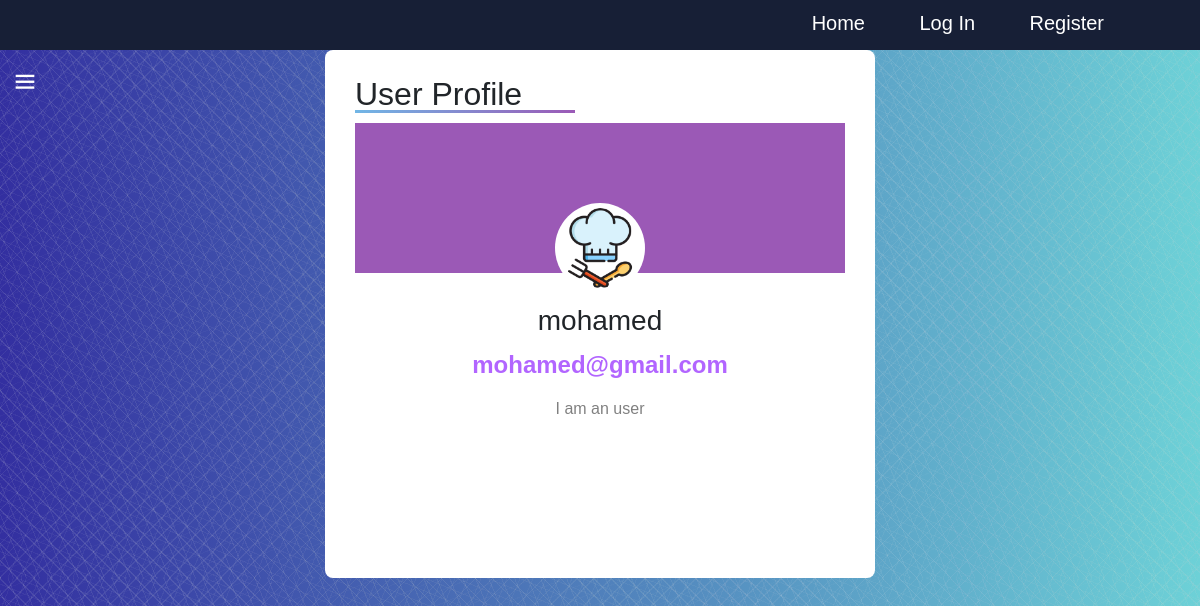
/accounts/show_profile/6, run on an earlier commit of the app's database.
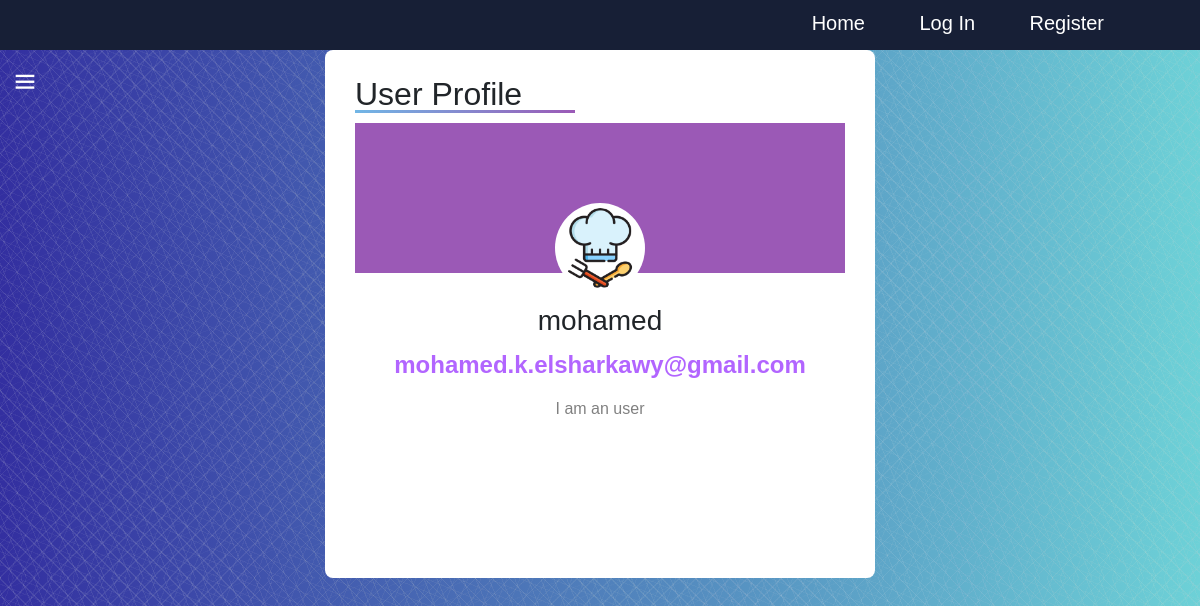
And on a later commit of the database.
### account/models.py (models this page shows, shortened)
class CustomUser(models.Model):
    user = models.OneToOneField(User, on_delete=models.CASCADE, related_name='profile')
    picture = models.ImageField(upload_to='images/', default='/images/default.png')
    bio = models.TextField(default='I am user')
    @classmethod
    def get_profile_id(cls, id):
        return get_object_or_404(cls, pk=id)

### account/views.py (the view)
# urls.py: path('show_profile/<int:id>', show_profile, name='account.show_profile'),
def show_profile(request, id):
    if request.user == CustomUser.get_profile_id(id).user:
        return user_profile(request)
    profile =  CustomUser.get_profile_id(id)
    return render(request, 'account/show_profile.html', context={'title':profile.user, 'profile':profile})

### categories/context_processors.py (called while the page is built)
def categories_processor(request):
    categories = Category.objects.all()
    print('hi')
    print(categories)
    return {'categories': categories}

### categories/models.py (called while the page is built)
    def get_category_url(self):
        return reverse('category.show', args=[self.id])

    def get_subscribe_url(self):
        return reverse('category.subscribe', args=[self.id])

    def get_subscribers(self):
        return set([sub.user for sub in Subscribe.objects.filter(category=self)])

    def __str__(self) -> str:
        return self.title

### account/templates/account/show_profile.html (shortened to what this page needs)
{% extends "base/base.html" %}
{% load static %}
{% load crispy_forms_tags %}
{% block content %}
<link rel="stylesheet" href="{% static 'account/css/vprofile.css' %}">
<div class="container">
    <div class="title"><h2>User Profile</h2></div>
    <div class="content-section">
        <div class="upper-container">
            <div class="image-container">
                <img src="{{ profile.picture.url }}" alt="">
            </div>
        </div>
        <div class="lower-container">
          <div>
            <h3>{{ profile.user }}</h3>
            <h4>{{ profile.user.email }}</h4>
          </div>
          <div>
            <p> {{profile.bio}} </p>
          </div>
        </div>
    </div>
    {% endblock content %}

### base/templates/base/base.html (shortened to what this page needs)
{% load static %}
<!DOCTYPE html>
<html lang="en">
<head>
    <link href="https://cdn.jsdelivr.net/npm/bootstrap@5.1.3/dist/css/bootstrap.min.css" rel="stylesheet">
    <link rel="stylesheet" href="{% static 'base/css/style.css'%}">
    <link href='https://unpkg.com/boxicons@2.1.4/css/boxicons.min.css' rel='stylesheet'>
    <link rel="stylesheet" href="{% static 'base/css/footer.css'%}">
</head>
<body>
<div class="navbar">
  <nav>
      <ul>
          <li><a href="{% url 'post.show_all'%}">Home</a></li>
          {% if user.is_authenticated %}
            <li><a class="navbar-brand" href="{% url 'account.profile'%}" class="user">{{ user.username }}</a></li>
            <li><a class="navbar-brand" href="{% url 'account.logout' %}">Log Out</a></li>
          {% else %}
            <li><a href="{% url 'C_login'%}">Log In</a></li>
            <li><a href="{% url 'account.register'%}">Register</a></li>
          {% endif%}
      </ul>
  </nav>
</div>
      {% block content %}
      {% endblock content %}
<aside>
  <div class="logo">
      <span class="menu-icon">
          <i class="bx bx-menu"></i>
      </span>
  </div>
</aside>
</body>
</html>

### base/static/base/css/style.css (style rules this page uses)
body { background-image: repeating-linear-gradient(135deg, hsla(264,0%,88%,0.03) 0px, hsla(264,0%,88%,0.03) 1px,transparent 1px, transparent 12px),repeating-linear-gradient(45deg, hsla(264,0%,88%,0.03) 0px, hsla(264,0%,88%,0.03) 1px,transparent 1px, transparent 12px), repeating-linear-gradient(67.5deg, hsla(264,0%,88%,0.03) 0px, hsla(264,0%,88%,0.03) 1px,transparent 1px, transparent 12px),repeating-linear-gradient(135deg, hsla(264,0%,88%,0.03) 0px, hsla(264,0%,88%,0.03) 1px,transparent 1px, transparent 12px), repeating-linear-gradient(45deg, hsla(264,0%,88%,0.03) 0px, hsla(264,0%,88%,0.03) 1px,transparent 1px, transparent 12px), repeating-linear-gradient(112.5deg, hsla(264,0%,88%,0.03) 0px, hsla(264,0%,88%,0.03) 1px,transparent 1px, transparent 12px), repeating-linear-gradient(112.5deg, hsla(264,0%,88%,0.03) 0px, hsla(264,0%,88%,0.03) 1px,transparent 1px, transparent 12px), repeating-linear-gradient(45deg, hsla(264,0%,88%,0.03) 0px, hsla(264,0%,88%,0.03) 1px, transparent 1px, transparent 12px),repeating-linear-gradient(22.5deg, hsla(264,0%,88%,0.03) 0px, hsla(264,0%,88%,0.03) 1px,transparent 1px, transparent 12px),repeating-linear-gradient(45deg, hsla(264,0%,88%,0.03) 0px, hsla(264,0%,88%,0.03) 1px,transparent 1px, transparent 12px),repeating-linear-gradient(22.5deg, hsla(264,0%,88%,0.03) 0px, hsla(264,0%,88%,0.03) 1px,transparent 1px, transparent 12px),repeating-linear-gradient(135deg, hsla(264,0%,88%,0.03) 0px, hsla(264,0%,88%,0.03) 1px,transparent 1px, transparent 12px),repeating-linear-gradient(157.5deg, hsla(264,0%,88%,0.03) 0px, hsla(264,0%,88%,0.03) 1px,transparent 1px, transparent 12px),repeating-linear-gradient(67.5deg, hsla(264,0%,88%,0.03) 0px, hsla(264,0%,88%,0.03) 1px,transparent 1px, transparent 12px),repeating-linear-gradient(67.5deg, hsla(264,0%,88%,0.03) 0px, hsla(264,0%,88%,0.03) 1px,transparent 1px, transparent 12px),linear-gradient(90deg, rgb(51,47,160),rgb(109,209,215)); }
* { padding: 0; margin: 0; box-sizing: border-box; font-family: "Segoe UI"; }
aside { position: fixed; top: 0; left: 0; left: -50px; width: 50px; height: 1000px; padding: 10px; background: #171f36; color: white; transition: 0.5s; }
a { text-decoration: none; color: inherit; display: flex; align-items: center; }
.logo { height: 50px; margin: 0 0 50px 0; position: relative; }
.menu-icon { position: absolute; right: -50px; top: 0; width: 30px; height: 30px; border-radius: 30px; font-size: 20px; padding: 1px 1px 35px 1px; text-align: center; cursor: pointer; margin-top: 50px; }
.logo i { font-size: 28px; margin-right: 5px; }
.logo .menu-icon { font-size: 30px; font-weight: 500; margin-left: 15px; }
li a { position: relative; height: 30px; }
.navbar { height: 12%; display: flex; align-items: center; background: #171f36; height: 50px; }
nav { flex: 1; text-align: right; padding-right: 8%; }
nav ul li { list-style: none; display: inline-block; margin-left: 50px; }
nav ul li a { text-decoration: none; color: #fff; font-size: 20px; }
p { color: #fff; font-size: 15px; line-height: 15px; }
img { height: 400px; width: 250px; border-radius: 3px; transition: .5s; }
.container { max-width: 550px; width: 85%; height: 60%; background: #fff; padding: 25px 30px; border-radius: 8px; }
.container .title { font-size: 25px; font-weight: 500; position: relative; }
.container .title::before { content: ''; position: absolute; left: 0; bottom: 0; height: 3px; width: 25px; background: linear-gradient(135deg , #71b7e6 ,#9b59b6 ); }

### base/static/base/css/footer.css (style rules this page uses)
* { margin: 0; padding: 0; box-sizing: border-box; font-family: 'Poppins' ,sans-serif; }

### account/static/account/css/vprofile.css (style rules this page uses)
.container .title { font-size: 25px; font-weight: 500; position: relative; }
.container .title::before { content: ''; position: absolute; left: 0; bottom: 0; height: 3px; width: 220px; background: linear-gradient(135deg , #71b7e6 ,#9b59b6 ); }
.upper-container { height: 150px; background: #9b59b6; margin-top: 10px; }
.lower-container { height: 280px; background: #fff; padding: 20px; padding-top: 40px; text-align: center; }
.lower-container h3 , h4 { box-sizing: border-box; line-height: .6; font-weight: lighter; padding-bottom: 20px; }
.lower-container h4 { color: #7f00ff; opacity: .6; font-weight: bold; }
.lower-container p { font-size: 16px; color: gray; margin-bottom: 30px; }
.image-container img { width: 80px; height: 80px; border-radius: 50%; }
.image-container { background: #fff; width: 90px; height: 90px; border-radius: 50%; padding: 5px; transform: translate(200px , 80px); }

What changed in the data, as far as the page shows it:
changed through a linked row, CustomUser "I am an user": user.email "mohamed@gmail.com" → "mohamed.k.elsharkawy@gmail.com"
